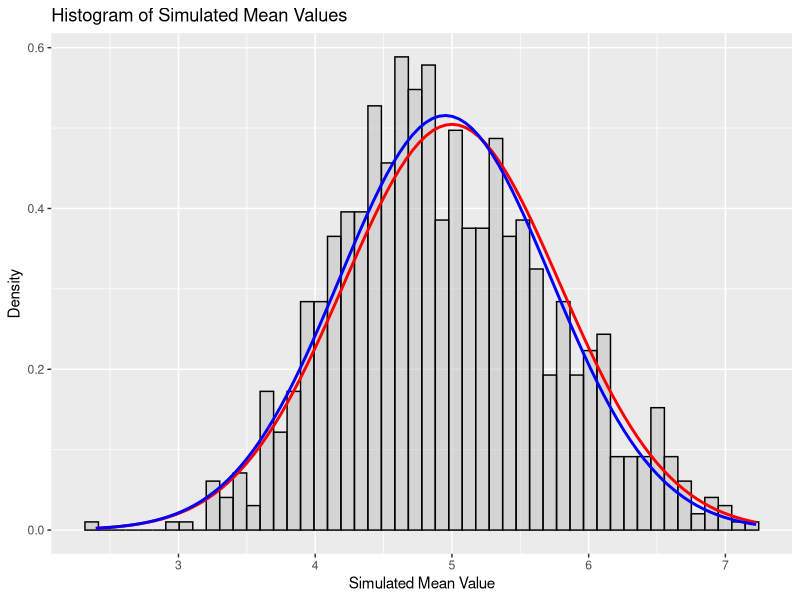
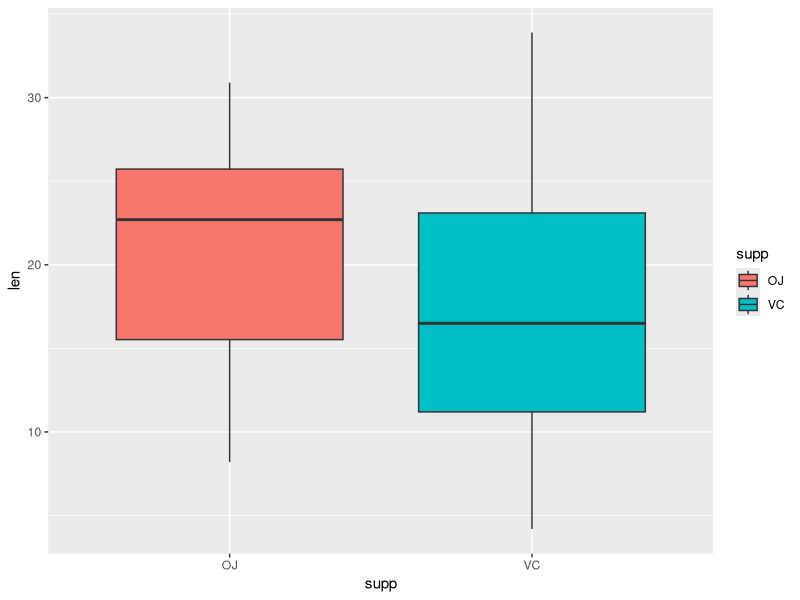
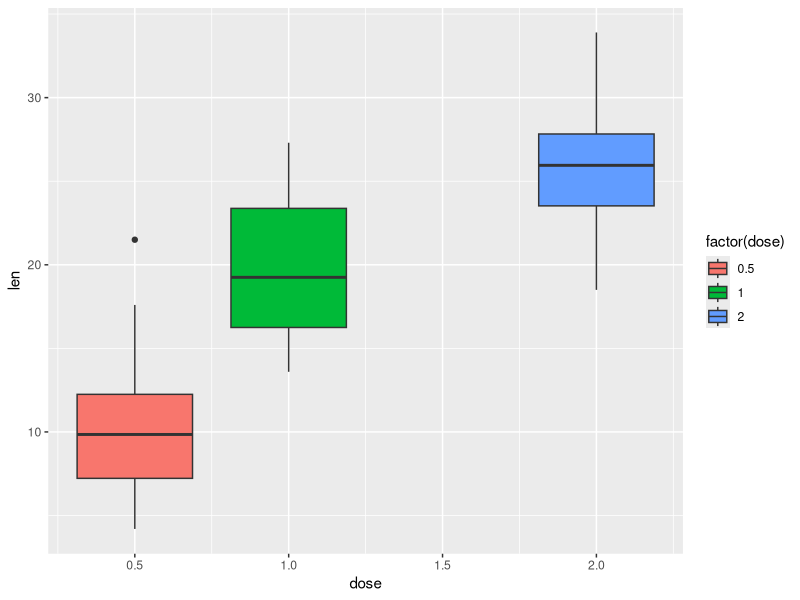

Write R code to recreate these figures, in order. (Note: this script raises an error after producing the figures.)
## ---- chunk 1
knitr::opts_chunk$set(echo = TRUE)
## ---- chunk 2
library(ggplot2)
library(datasets)
## ---- chunk 3
set.seed(1986)
exponentials <- 40
lambda <- 0.2
sims <- 1000    # number of simulations to run

# create a blank data frame for the simulated data
simulated_Data <- data.frame(ncol=2, nrow=sims)
names(simulated_Data) = c("simulation number", "simulated mean")

# using a for loop, populate the new data frame with the simulated exponential distribution data
for(i in 1:sims) {
  simulated_Data[i,1] <- i
  simulated_Data[i,2] <- mean(rexp(exponentials, lambda))
}
## ---- chunk 4
# calculate and display the mean value of the simulated data
sim_Mean <- mean(simulated_Data[,2])
sim_Mean

# calculate and display the mean of the theoretical data according to the equation 1/lambda
test_Mean <- 1/lambda
test_Mean

# calculate and display the differnce in the simulated and theoretical mean values
diff_Mean <- test_Mean - sim_Mean
diff_Mean
## ---- chunk 5
# calculate and display the varaince value of the simulated data
sim_Variance <- var(simulated_Data[,2])
sim_Variance

# calculate and display the variance of the theoretical data according to the equation
# standard deviation)^2/number of samples
test_Variance <- ((1/lambda)^2)/exponentials
test_Variance

# calculate and display the differnce in the simulated and theoretical variance values
diff_Variance <- test_Variance - sim_Variance
diff_Variance
## ---- chunk 6
sim_plot <- ggplot(data = simulated_Data, aes(simulated_Data$`simulated mean`)) +
            geom_histogram(aes(y = ..density..),bins = 50, col = "black", fill = "grey", alpha = 0.5) +
            labs(title = "Histogram of Simulated Mean Values", x = "Simulated Mean Value", y = "Density") +
            stat_function(fun = dnorm, args = list(mean = test_Mean, sd = sqrt(test_Variance)),
                          size = 1, col = "red") +
            stat_function(fun = dnorm, args = list(mean = sim_Mean, sd = sqrt(sim_Variance)), 
                          size = 1, col = "blue")
plot(sim_plot)
## ---- chunk 7
# show the first few lines of the dataset
head(ToothGrowth)

# identify the unique levels of the dose variable
unique(ToothGrowth$dose)

#identify the unique levels of the supplement variable
unique(ToothGrowth$supp)

# show a short summary of the data
summary(ToothGrowth)

# draw a boxplot showing the change in tooth length due to the different supplement types
tooth_plot_01 <- ggplot(data = ToothGrowth, aes(x = supp, y = len)) +
                  geom_boxplot(aes(fill = supp))
print(tooth_plot_01)

# draw a boxplot showing the change in tooth length due to the different dosages
tooth_plot_02 <- ggplot(data = ToothGrowth, aes(x = dose, y = len)) +
                  geom_boxplot(aes(fill = factor(dose)))
print(tooth_plot_02)
## ---- chunk 8
test01 <- t.test(len ~ supp, data = ToothGrowth, paired = FALSE)
## ---- chunk 9
growth_dose_A <- subset(ToothGrowth, dose %in% c(0.5, 1.0))
t.test(len ~ dose, data = growth_dose_A, paired = FALSE)

growth_dose_B <- subset(ToothGrowth, dose %in% c(1.0, 2.0))
t.test(len ~ dose, data = growth_dose_B, paired = FALSE)

growth_dose_C <- subset(ToothGrowth, dose %in% c(0.5, 2.0))
t.test(len ~ dose, data = growth_dose_C, paired = FALSE)
